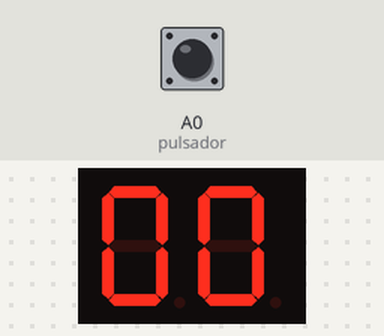
Bench run of a sketch on a simulated Arduino Uno, built with avr-gcc and run on an emulated ATmega328P. Shown: 2-digit seven-segment display. Wiring (inferred from the names in the program): 2-digit 7-segment display, segments lit when LOW: segments pin 6, pin 5, pin 4, pin 3, pin 2, pin 1, pin 0; digit selects pin 8, pin 10. The test bench sets the inputs (shaded band); at power-on: A0 (pulsador) LOW. The segment pins are drawn as the display they are named for.

Above: at 1.2 s.
1.3 s: A0 (pulsador) pulled HIGH for 0.15 s
At 2.2 s:
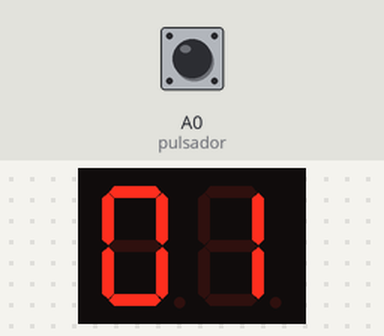
4.3 s: A0 (pulsador) pulled HIGH for 1 s
At 5.7 s:
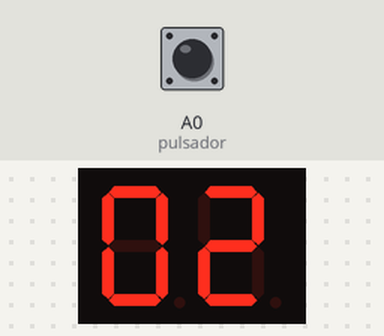
7.3 s: A0 (pulsador) pulled HIGH for 0.15 s
At 8.0 s:
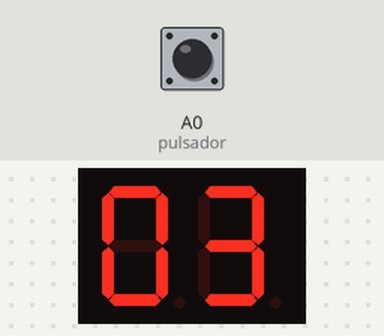
10.3 s: A0 (pulsador) pulled HIGH for 3.2 s
At 11.5 s:
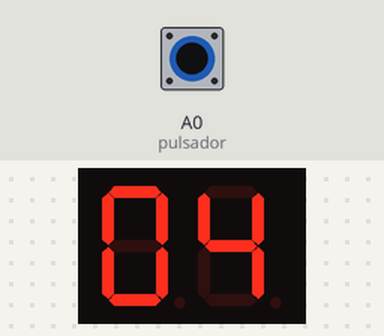
15.0 s: A0 (pulsador) pulled HIGH for 0.15 s
At 16.3 s:
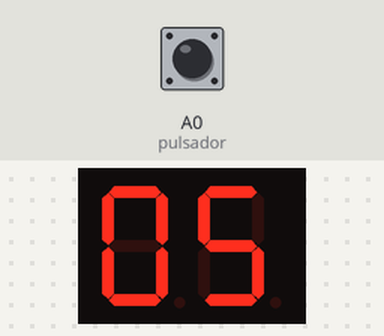
18.0 s: A0 (pulsador) pulled HIGH for 1 s
At 18.6 s:
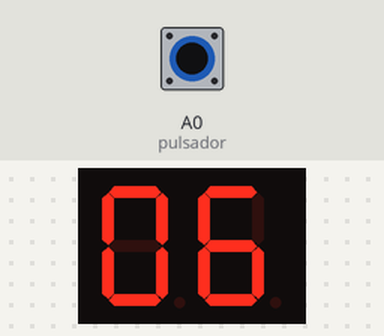
Timing chart, 0 to 21.0 s (numbered marks = the images above; inputs shaded):
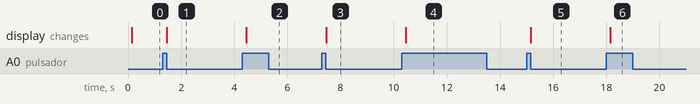

The sketch:

contador_0_a_99_con_pulsador.ino
```cpp
/*

* Código escrito por: Esteban Carrillo para EDEPTEC.
* Página web: https://www.edeptec.com
* Facebook: @edeptec
* Youtube: https://youtube.com/c/EDEPTEC

*/

int pinesLedsDisplay[] = { 0, 1, 2, 3, 4, 5, 6 };

#define transistorDecena 8
#define transistorUnidad 10
#define pulsador A0

bool estadoAnteriorPulsador = 0;
byte unidad = 0;
byte decena = 0;
short pausa = 50;

byte numerosAnodo[]{
  B0000001,  //0
  B1001111,  //1
  B0010010,  //2
  B0000110,  //3
  B1001100,  //4
  B0100100,  //5
  B0100000,  //6
  B0001111,  //7
  B0000000,  //8
  B0000100,  //9
};

byte numerosCatodo[]{
  B1111110,  //0
  B0110000,  //1
  B1101101,  //2
  B1111001,  //3
  B0110011,  //4
  B1011011,  //5
  B1011111,  //6
  B1110000,  //7
  B1111111,  //8
  B1111011,  //9
};


void setup() {
  pinMode(transistorDecena, OUTPUT);
  pinMode(transistorUnidad, OUTPUT);
  pinMode(pulsador, INPUT);

  for (int led = 0; led < 8; led++) {
    pinMode(pinesLedsDisplay[led], OUTPUT);
  }
}

void loop() {


  bool estadoPulsador = digitalRead(pulsador);

  if (estadoPulsador != estadoAnteriorPulsador) {
    if (estadoPulsador == HIGH) {

      unidad++;

      if (unidad == 10) {
        unidad = 0;
        decena++;
      }

      (decena == 10) ? decena = 0 : decena = decena;

    }
  }

  estadoAnteriorPulsador = estadoPulsador;

  digitalWrite(transistorDecena, HIGH);
  digitalWrite(transistorUnidad, LOW);
  PORTD = numerosAnodo[decena];
  delay(pausa);
  digitalWrite(transistorDecena, LOW);
  digitalWrite(transistorUnidad, HIGH);
  PORTD = numerosAnodo[unidad];
  delay(pausa);
}
```

Measured:
- after the input at 1.3 s, the display: changes after 0.15 s (image 1)
- after the input at 4.3 s, the display: changes after 0.15 s (image 2)
- after the input at 7.3 s, the display: changes after 0.15 s (image 3)
- after the input at 10.3 s, the display: changes after 0.15 s (image 4)
- after the input at 15.0 s, the display: changes after 0.15 s (image 5)
- after the input at 18.0 s, the display: changes after 0.16 s (image 6)
